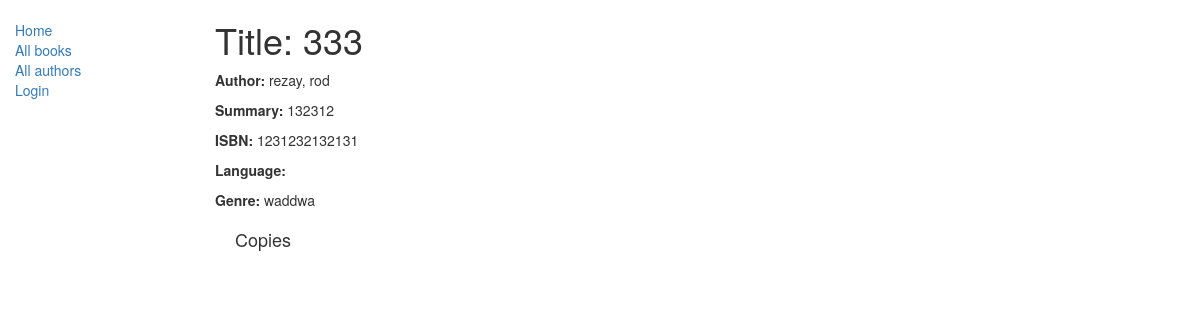
/catalog/book/2, run on the app's committed database.
### catalog/models.py (models this page shows, shortened)
class Book(models.Model):
    title = models.CharField(max_length=200)
    author = models.ForeignKey('Author', on_delete=models.SET_NULL, null=True)
    summary = models.TextField(max_length=1000, help_text="Enter a brief description of the book")
    isbn = models.CharField('ISBN', max_length=13,
                            help_text='13 Character <a href="https://www.isbn-international.org/content/what-isbn">ISBN number</a>')
    genre = models.ManyToManyField(Genre, help_text="Select a genre for this book")

class Author(models.Model):
    first_name = models.CharField(max_length=100)
    last_name = models.CharField(max_length=100)
    date_of_birth = models.DateField(null=True, blank=True)
    date_of_death = models.DateField('Died', null=True, blank=True)
    def __str__(self):
        return '%s, %s' % (self.last_name, self.first_name)

class Genre(models.Model):
    name = models.CharField(max_length=200, help_text="Enter a book genre (e.g. Science Fiction, French Poetry etc.)")
    def __str__(self):
        return self.name

### catalog/views.py (the view)
# urls.py: url(r'^book/(?P<pk>\d+)$', views.BookDetailView.as_view(), name='book-detail'),
class BookDetailView(generic.DetailView):
    model = Book

### catalog/templates/catalog/book_detail.html (shortened to what this page needs)
{% extends "base_generic.html" %}
{% block content %}
  <h1>Title: {{ book.title }}</h1>
  <p><strong>Author:</strong> {{ book.author }}</a></p>
  <p><strong>Summary:</strong> {{ book.summary }}</p>
  <p><strong>ISBN:</strong> {{ book.isbn }}</p>
  <p><strong>Language:</strong> {{ book.language }}</p>
  <p><strong>Genre:</strong> {% for genre in book.genre.all %} {{ genre }}{% if not forloop.last %}, {% endif %}{% endfor %}</p>
  <div style="margin-left:20px;margin-top:20px">
  <h4>Copies</h4>
  </div>
{% endblock %}

### data on the page
Book: title "333", author "rezay, rod", summary "132312", isbn "1231232132131"
Genre: name "waddwa"
